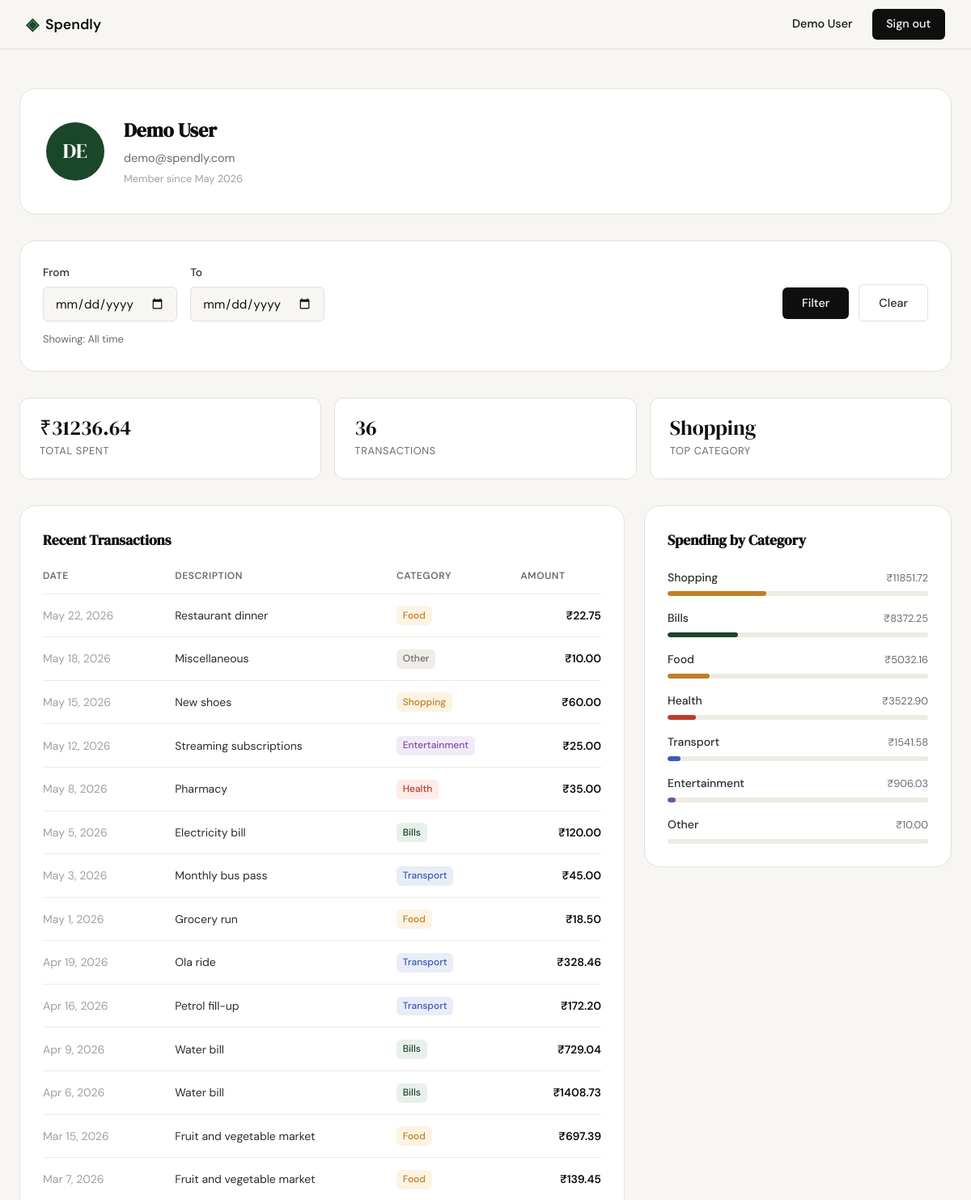
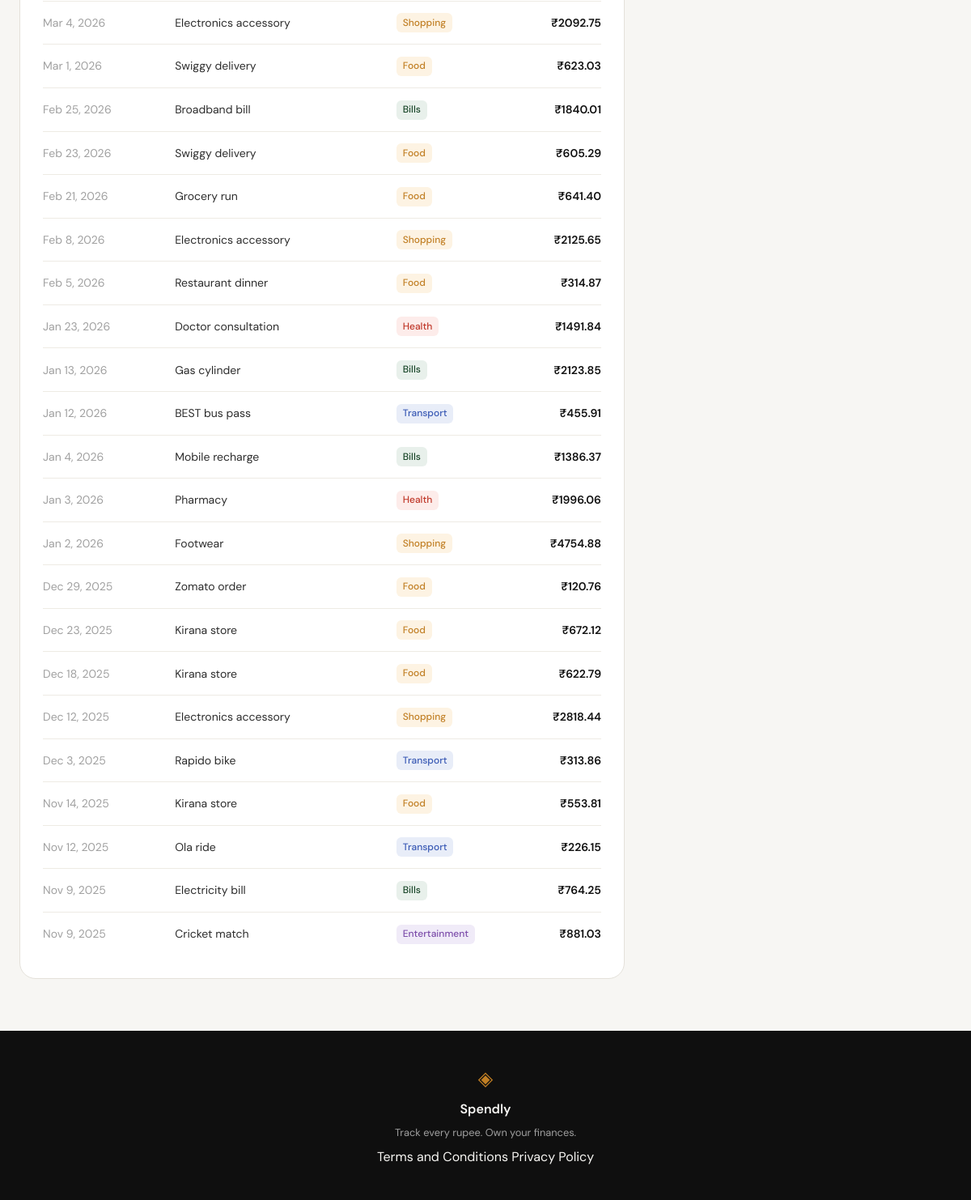
Screenshot of /profile (signed in) with the database file from the repository (2 pictures, top to bottom).
### tables this page shows
CREATE TABLE users (
                id            INTEGER PRIMARY KEY AUTOINCREMENT,
                name          TEXT    NOT NULL,
                email         TEXT    NOT NULL UNIQUE,
                password_hash TEXT    NOT NULL,
                created_at    TEXT    DEFAULT (datetime('now'))
            );

CREATE TABLE expenses (
                id          INTEGER PRIMARY KEY AUTOINCREMENT,
                user_id     INTEGER NOT NULL REFERENCES users(id),
                amount      REAL    NOT NULL,
                category    TEXT    NOT NULL,
                date        TEXT    NOT NULL,
                description TEXT,
                created_at  TEXT    DEFAULT (datetime('now'))
            );

### app.py (the view)
@app.route("/profile")
def profile():
    if not session.get("user_id"):
        return redirect(url_for("login"))
    db_user = get_user_by_id(session["user_id"])
    if not db_user:
        session.clear()
        return redirect(url_for("login"))
    raw_from = request.args.get("from_date", "").strip()
    raw_to   = request.args.get("to_date",   "").strip()
    from_date = None
    to_date   = None
    if raw_from:
        try:
            datetime.strptime(raw_from, "%Y-%m-%d")
            from_date = raw_from
        except ValueError:
            pass
    if raw_to:
        try:
            datetime.strptime(raw_to, "%Y-%m-%d")
            to_date = raw_to
        except ValueError:
            pass
    if from_date and to_date and from_date > to_date:
        from_date = None
        to_date   = None
    expenses = get_user_expenses(session["user_id"], from_date=from_date, to_date=to_date)
    total_spent = sum(e["amount"] for e in expenses)
    transaction_count = len(expenses)
    category_totals = {}
    for e in expenses:
        category_totals[e["category"]] = category_totals.get(e["category"], 0) + e["amount"]
    top_category = max(category_totals, key=category_totals.get) if category_totals else "—"
    categories = sorted(
        [
            {
                "name": name,
                "total": round(total, 2),
                "percent": round(total / total_spent * 100) if total_spent else 0,
            }
            for name, total in category_totals.items()
        ],
        key=lambda c: c["total"],
        reverse=True,
    )
    try:
        member_since = datetime.strptime(db_user["created_at"], "%Y-%m-%d %H:%M:%S").strftime("%B %Y")
    except (ValueError, TypeError):
        member_since = "—"
    user = {
        "name": db_user["name"],
        "email": db_user["email"],
        "member_since": member_since,
    }
    stats = {
        "total_spent": round(total_spent, 2),
        "transaction_count": transaction_count,
        "top_category": top_category,
    }
    transactions = [
        {
            "date": datetime.strptime(e["date"], "%Y-%m-%d").strftime("%b %-d, %Y"),
            "description": e["description"] or "",
            "category": e["category"],
            "amount": e["amount"],
        }
        for e in expenses
    ]
    if from_date and to_date:
        fmt_from = datetime.strptime(from_date, "%Y-%m-%d").strftime("%B %-d, %Y")
        fmt_to   = datetime.strptime(to_date,   "%Y-%m-%d").strftime("%B %-d, %Y")
        filter_label = f"{fmt_from} – {fmt_to}"
    else:
        filter_label = "All time"
    return render_template("profile.html", user=user, stats=stats,
                           transactions=transactions, categories=categories,
                           from_date=from_date or "", to_date=to_date or "",
                           filter_label=filter_label)

### database/db.py (called while the page is built)
def get_db():
    conn = sqlite3.connect(DB_PATH)
    conn.row_factory = sqlite3.Row
    conn.execute("PRAGMA foreign_keys = ON")
    return conn

def get_user_by_id(user_id):
    conn = get_db()
    try:
        return conn.execute(
            "SELECT * FROM users WHERE id = ?", (user_id,)
        ).fetchone()
    finally:
        conn.close()

def get_user_expenses(user_id, from_date=None, to_date=None):
    conn = get_db()
    try:
        query = "SELECT * FROM expenses WHERE user_id = ?"
        params = [user_id]
        if from_date:
            query += " AND date >= ?"
            params.append(from_date)
        if to_date:
            query += " AND date <= ?"
            params.append(to_date)
        query += " ORDER BY date DESC"
        return conn.execute(query, params).fetchall()
    finally:
        conn.close()

### templates/profile.html (shortened to what this page needs)
{% extends "base.html" %}
{% block head %}
<link rel="stylesheet" href="{{ url_for('static', filename='css/profile.css') }}">
{% endblock %}
{% block content %}
<div class="profile-wrapper">
  <section class="profile-header">
    <div class="profile-avatar" aria-hidden="true">
      {{ user.name[:2].upper() }}
    </div>
    <div class="profile-meta">
      <h1 class="profile-name">{{ user.name }}</h1>
      <p class="profile-email">{{ user.email }}</p>
      <p class="profile-since">Member since {{ user.member_since }}</p>
    </div>
  </section>
  <section class="filter-bar">
    <form class="filter-form" method="GET" action="{{ url_for('profile') }}">
      <div class="filter-fields">
        <div class="filter-field">
          <label for="from_date">From</label>
          <input type="date" id="from_date" name="from_date"
                 class="form-input filter-input"
                 value="{{ from_date }}">
        </div>
        <div class="filter-field">
          <label for="to_date">To</label>
          <input type="date" id="to_date" name="to_date"
                 class="form-input filter-input"
                 value="{{ to_date }}">
        </div>
      </div>
      <div class="filter-actions">
        <button type="submit" class="btn-primary">Filter</button>
        <a href="{{ url_for('profile') }}" class="btn-ghost">Clear</a>
      </div>
    </form>
    <p class="filter-label">Showing: {{ filter_label }}</p>
  </section>
  <section class="stats-row" aria-label="Spending summary">
    <div class="stat-card">
      <span class="stat-value">₹{{ "%.2f"|format(stats.total_spent) }}</span>
      <span class="stat-label">Total Spent</span>
    </div>
    <div class="stat-card">
      <span class="stat-value">{{ stats.transaction_count }}</span>
      <span class="stat-label">Transactions</span>
    </div>
    <div class="stat-card">
      <span class="stat-value">{{ stats.top_category }}</span>
      <span class="stat-label">Top Category</span>
    </div>
  </section>
  <div class="profile-grid">
    <section class="profile-section">
      <h2 class="section-title">Recent Transactions</h2>
      <div class="table-wrap">
        <table class="transactions-table">
          <thead>
            <tr>
              <th>Date</th>
              <th>Description</th>
              <th>Category</th>
              <th class="col-amount">Amount</th>
            </tr>
          </thead>
          <tbody>
            {% for tx in transactions %}
            <tr>
              <td class="col-date">{{ tx.date }}</td>
              <td>{{ tx.description }}</td>
              <td>
                <span class="badge badge--{{ tx.category | lower | replace(' ', '-') }}">
                  {{ tx.category }}
                </span>
              </td>
              <td class="col-amount tx-amount">₹{{ "%.2f"|format(tx.amount) }}</td>
            </tr>
            {% endfor %}
          </tbody>
        </table>
      </div>
    </section>
    <section class="profile-section">
      <h2 class="section-title">Spending by Category</h2>
      <ul class="category-list" role="list">
        {% for cat in categories %}
        <li class="category-row">
          <div class="category-header">
            <span class="category-name">{{ cat.name }}</span>
            <span class="category-amount">₹{{ "%.2f"|format(cat.total) }}</span>
          </div>
          <div class="bar-track" role="progressbar"
               aria-valuenow="{{ cat.percent }}" aria-valuemin="0" aria-valuemax="100">
            <div class="bar-fill bar-fill--{{ cat.name | lower | replace(' ', '-') }}"
                 style="--bar-pct: {{ cat.percent }}%"></div>
          </div>
        </li>
        {% endfor %}
      </ul>
    </section>
  </div>
</div>
{% endblock %}

### templates/base.html (shortened to what this page needs)
<!DOCTYPE html>
<html lang="en">
<head>
    <link rel="stylesheet" href="{{ url_for('static', filename='css/style.css') }}">
    {% block head %}{% endblock %}
</head>
<body>
    <nav class="navbar">
        <div class="nav-inner">
            <a href="{{ url_for('landing') }}" class="nav-brand">
                <span class="brand-icon">◈</span>
                <span class="brand-name">Spendly</span>
            </a>
            <div class="nav-links">
                {% if session.user_id %}
                    <span class="nav-username">{{ session.user_name }}</span>
                    <a href="{{ url_for('logout') }}" class="nav-cta">Sign out</a>
                {% else %}
                    <a href="{{ url_for('login') }}">Sign in</a>
                    <a href="{{ url_for('register') }}" class="nav-cta">Get started</a>
                {% endif %}
            </div>
        </div>
    </nav>
    <main class="main-content">
        {% block content %}{% endblock %}
    </main>
    <footer class="footer">
        <div class="footer-inner">
            <span class="brand-icon">◈</span>
            <span class="footer-name">Spendly</span>
            <p class="footer-copy">Track every rupee. Own your finances.</p>
            <div class="footer-links">
                <a href="{{ url_for('terms') }}">Terms and Conditions</a>
                <a href="{{ url_for('privacy') }}">Privacy Policy</a>
            </div>
        </div>
    </footer>
</body>
</html>

### static/css/style.css (style rules this page uses)
:root { --ink: #0f0f0f; --ink-soft: #2d2d2d; --ink-muted: #6b6b6b; --ink-faint: #a0a0a0; --paper: #f7f6f3; --paper-warm: #f0ede6; --paper-card: #ffffff; --accent: #1a472a; --accent-light: #e8f0eb; --accent-2: #c17f24; --accent-2-light: #fdf3e3; --danger: #c0392b; --danger-light: #fdecea; --border: #e4e1da; --border-soft: #eeebe4; --font-display: 'DM Serif Display', Georgia, serif; --font-body: 'DM Sans', system-ui, sans-serif; --max-width: 1200px; --auth-width: 440px; --radius-sm: 6px; --radius-md: 12px; --radius-lg: 20px; }
*, *::before, *::after { box-sizing: border-box; margin: 0; padding: 0; }
html { font-size: 16px; scroll-behavior: smooth; }
body { background: var(--paper); color: var(--ink); font-family: var(--font-body); font-size: 1rem; line-height: 1.6; -webkit-font-smoothing: antialiased; }
a { color: inherit; text-decoration: none; }
.navbar { position: sticky; top: 0; z-index: 100; background: var(--paper); border-bottom: 1px solid var(--border); padding: 0 2rem; }
.nav-inner { max-width: var(--max-width); margin: 0 auto; height: 60px; display: flex; align-items: center; justify-content: space-between; }
.nav-brand { display: flex; align-items: center; gap: 0.5rem; font-family: var(--font-body); font-weight: 600; font-size: 1.1rem; color: var(--ink); }
.brand-icon { color: var(--accent); font-size: 1.3rem; }
.brand-name { color: var(--ink); }
.nav-links { display: flex; align-items: center; gap: 1.5rem; font-size: 0.9rem; font-weight: 500; }
.nav-links a { color: var(--ink-muted); transition: color 0.2s; }
.nav-cta { background: var(--ink) !important; color: var(--paper) !important; padding: 0.45rem 1.1rem; border-radius: var(--radius-sm); transition: background 0.2s !important; }
.main-content { min-height: calc(100vh - 60px - 100px); }
.btn-primary { display: inline-block; background: var(--ink); color: var(--paper); padding: 0.65rem 1.5rem; border-radius: var(--radius-sm); font-family: var(--font-body); font-size: 0.9rem; font-weight: 500; cursor: pointer; border: none; transition: background 0.2s; text-decoration: none; }
.btn-ghost { display: inline-block; background: transparent; color: var(--ink-soft); padding: 0.65rem 1.5rem; border-radius: var(--radius-sm); font-size: 0.9rem; font-weight: 500; border: 1px solid var(--border); transition: all 0.2s; text-decoration: none; }
.form-input { width: 100%; padding: 0.6rem 0.875rem; border: 1px solid var(--border); border-radius: var(--radius-sm); font-family: var(--font-body); font-size: 0.95rem; color: var(--ink); background: var(--paper); outline: none; transition: border-color 0.2s; }
.form-input::placeholder { color: var(--ink-faint); }
.footer { background: var(--ink); color: var(--paper); padding: 2.5rem 2rem; text-align: center; }
.footer-inner { display: flex; flex-direction: column; align-items: center; gap: 0.4rem; }
.footer .brand-icon { color: var(--accent-2); font-size: 1.5rem; }
.footer-name { font-weight: 600; font-size: 1rem; }
.footer-copy { font-size: 0.8rem; color: var(--ink-faint); }

### rows the page displays
users: user_name "Demo User", name "DE", name "Demo User", email "demo@spendly.com"
expenses: top_category "Shopping", date "May 15, 2026", description "New shoes", category "Shopping", amount "60.00", name "Shopping", total "11851.72", {{ cat.percent }} 38 (drawn)
expenses: date "May 22, 2026", description "Restaurant dinner", category "Food", amount "22.75", name "Food", total "5032.16", {{ cat.percent }} 16 (drawn)
expenses: date "May 18, 2026", description "Miscellaneous", category "Other", amount "10.00", name "Other", total "10.00", {{ cat.percent }} 0 (drawn)
expenses: date "May 12, 2026", description "Streaming subscriptions", category "Entertainment", amount "25.00", name "Entertainment", total "906.03", {{ cat.percent }} 3 (drawn)
expenses: date "May 8, 2026", description "Pharmacy", category "Health", amount "35.00", name "Health", total "3522.90", {{ cat.percent }} 11 (drawn)
expenses: date "May 5, 2026", description "Electricity bill", category "Bills", amount "120.00", name "Bills", total "8372.25", {{ cat.percent }} 27 (drawn)
expenses: date "May 3, 2026", description "Monthly bus pass", category "Transport", amount "45.00", name "Transport", total "1541.58", {{ cat.percent }} 5 (drawn)
expenses: date "May 1, 2026", description "Grocery run", category "Food", amount "18.50"
expenses: date "Apr 19, 2026", description "Ola ride", category "Transport", amount "328.46"
expenses: date "Apr 16, 2026", description "Petrol fill-up", category "Transport", amount "172.20"
expenses: date "Apr 9, 2026", description "Water bill", category "Bills", amount "729.04"
expenses: date "Apr 6, 2026", description "Water bill", category "Bills", amount "1408.73"
expenses: date "Mar 15, 2026", description "Fruit and vegetable market", category "Food", amount "697.39"
expenses: date "Mar 7, 2026", description "Fruit and vegetable market", category "Food", amount "139.45"
expenses: date "Mar 4, 2026", description "Electronics accessory", category "Shopping", amount "2092.75"
expenses: date "Mar 1, 2026", description "Swiggy delivery", category "Food", amount "623.03"
expenses: date "Feb 25, 2026", description "Broadband bill", category "Bills", amount "1840.01"
expenses: date "Feb 23, 2026", description "Swiggy delivery", category "Food", amount "605.29"
expenses: date "Feb 21, 2026", description "Grocery run", category "Food", amount "641.40"
expenses: date "Feb 8, 2026", description "Electronics accessory", category "Shopping", amount "2125.65"
expenses: date "Feb 5, 2026", description "Restaurant dinner", category "Food", amount "314.87"
expenses: date "Jan 23, 2026", description "Doctor consultation", category "Health", amount "1491.84"
expenses: date "Jan 13, 2026", description "Gas cylinder", category "Bills", amount "2123.85"
expenses: date "Jan 12, 2026", description "BEST bus pass", category "Transport", amount "455.91"
expenses: date "Jan 4, 2026", description "Mobile recharge", category "Bills", amount "1386.37"
expenses: date "Jan 3, 2026", description "Pharmacy", category "Health", amount "1996.06"
expenses: date "Jan 2, 2026", description "Footwear", category "Shopping", amount "4754.88"
expenses: date "Dec 29, 2025", description "Zomato order", category "Food", amount "120.76"
expenses: date "Dec 23, 2025", description "Kirana store", category "Food", amount "672.12"
expenses: date "Dec 18, 2025", description "Kirana store", category "Food", amount "622.79"
expenses: date "Dec 12, 2025", description "Electronics accessory", category "Shopping", amount "2818.44"
expenses: date "Dec 3, 2025", description "Rapido bike", category "Transport", amount "313.86"
expenses: date "Nov 14, 2025", description "Kirana store", category "Food", amount "553.81"
expenses: date "Nov 12, 2025", description "Ola ride", category "Transport", amount "226.15"
expenses: date "Nov 9, 2025", description "Electricity bill", category "Bills", amount "764.25"
expenses: date "Nov 9, 2025", description "Cricket match", category "Entertainment", amount "881.03"

### other values shown
{{ user.member_since }} "May 2026"
{{ filter_label }} "All time"
{{ "%.2f"|format(stats.total_spent) }} "31236.64"
{{ stats.transaction_count }} "36"
